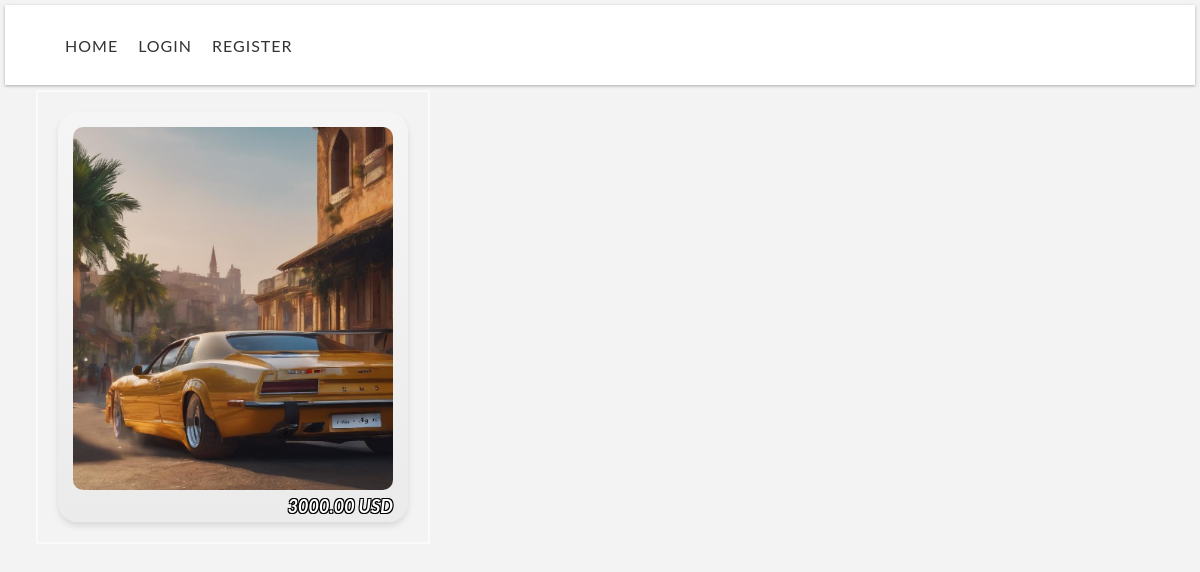
The app's page /resultados_busqueda/Auto Deportivo InnovaX GT/ with its own data.
### tienda/models.py (models this page shows)
class Article(models.Model):
    title = models.CharField(max_length=150, verbose_name='Titulo')
    content = models.CharField(max_length=1000, verbose_name='Contenido')
    image = models.ImageField(default=None, verbose_name="Imagen", upload_to='articles')
    user = models.ForeignKey(User, verbose_name='Usuario', default=None, on_delete=models.CASCADE)
    categories = models.ForeignKey(Category, default=None, null=True, blank=True, verbose_name="Categorias", related_name="Articulos", on_delete=models.CASCADE)
    precio = models.DecimalField(max_digits=10, decimal_places=2, default=0)

### tienda/views.py (the view)
# urls.py: path('resultados_busqueda/<str:title>/', views.resultados_busqueda, name='resultados_busqueda'),
def resultados_busqueda(request, title):
    productos = Article.objects.filter(title__icontains=title)
    articles = Article.objects.all()
    categories = Category.objects.all()
    return render(request, 'buscador/resultados_busqueda.html', {
        'productos': productos,
        'categories': categories,
    })

### tienda/context_processors.py (called while the page is built)
def limpiar_mensajes_antiguos(mensajes_anteriores, limite=10):
    if len(mensajes_anteriores) > limite:
        mensajes_anteriores = mensajes_anteriores[-limite:]
    return mensajes_anteriores

### tienda/templates/buscador/resultados_busqueda.html (shortened to what this page needs)
{% load static %}
    <link rel="stylesheet" type="text/css" href="{% static 'css/styles.css' %}" />
{% include 'productos/header.html' %}
<html>
    <body>
        <main>
            <div class="contenedor">
                {% for producto in productos %}
                    <div class="card__father">
                        <div class="card">
                            <label for="card-{{ forloop.counter }}">
                                <div class="card__front">
                                    <div class="image">
                                        {% if producto.image %}
                                            <img src="{{ producto.image.url }}" alt="Producto Image" />
                                        {% else %}
                                            <div class="no-image"></div>
                                        {% endif %}
                                    </div>
                                    <div class="price">
                                        <i class="fas fa-dollar-sign">{{ producto.precio }} USD</i>
                                    </div>
                                </div>
                                <div class="card__back">
                                    <div class="info">
                                        <div class="category">
                                            <p>
                                                <br>
                                            </p>
                                        </div>
                                        <div class="user">
                                            <p>{{ producto.user.username }}</p>
                                        </div>
                                    </div>
                                    <div class="body__card_back">
                                        <h2>{{ producto.title }}</h2>
                                        <div class="description_producto">
                                            <p>{{ producto.content|safe }}</p>
                                        </div>
                                    </div>
                                    <div class="leermas">
                                        <a href="{% url 'article' producto.id %}">Leer Más</a>
                                    </div>
                                    <form action="{% url 'agregar_al_carrito' producto.id %}" method="post">
                                        <button class="add-to-cart" type="submit">
                                        </button>
                                    </form>
                                </div>
                            </label>
                        </div>
                    </div>
                {% endfor %}
            </div>
        </main>
    </body>
</html>

### tienda/static/css/styles.css (style rules this page uses)
* { margin: 0px; padding: 0px; font-family: open sans; text-decoration: none; box-sizing: border-box; }
body { background-color: #f3f3f3; }
* { box-sizing: border-box; font-family: 'Lato', sans-serif; }
body { background: #f3f3f3; }
.contenedor { max-width: 1200px; justify-content: right; display: flex; flex-wrap: wrap; border: 2px solid #fff9; float: right; margin-right: 150px; float: left; margin-left: 3%; }
.card__father { margin: 20px; }
.card { width: 350px; height: 410px; position: relative; perspective: 1000px; border-radius: 20px; cursor: pointer; overflow: hidden; box-shadow: 0 4px 6px rgba(0, 0, 0, 0.1); transition: transform 0.6s cubic-bezier(0.175, 0.885, 0.32, 1.275); }
.card .card__front, .card .card__back { width: 100%; height: 100%; position: absolute; top: 0; left: 0; backface-visibility: hidden; transform-style: preserve-3d; border-radius: 20px; overflow: hidden; box-shadow: 0 4px 6px rgba(0, 0, 0, 0.1); transition: transform 0.6s cubic-bezier(0.175, 0.885, 0.32, 1.275); }
.card .card__front { background: linear-gradient(to bottom, #f5f5f5, #ebebeb); transform: rotateY(0deg); display: flex; flex-direction: column; justify-content: space-between; padding-top: 15px; padding-left: 15px; padding-right: 15px; position: relative; }
.card .card__back { background: linear-gradient(to bottom, #ebebeb, #f5f5f5); transform: rotateY(180deg); display: flex; flex-direction: column; padding: 10px; }
.card__front .image { width: 100%; height: 92%; overflow: hidden; border-radius: 10px; }
.card__front img { width: 100%; height: 100%; object-fit: cover; }
.card__front .price { padding-bottom: 5px; padding-top: 5px ; left: 10px; font-size: 18px; color: #fff; font-weight: bold; text-shadow: 1px 1px 0 #000, -1px -1px 0 #000, 1px -1px 0 #000, -1px 1px 0 #000; margin-top: 0px; }
.card__front .price i { margin-right: 0px; float: right; display: flex; }
.card__back .body__card_back h2 { text-shadow: 1px 1px 2px rgba(0, 0, 0, 0.5); color: #fff; font-size: 25px; font-family: 'Arial', sans-serif; margin-top: 75px; text-align: center; }
.card__back .body__card_back p { text-shadow: 1px 1px 2px rgba(0, 0, 0, 0.5); text-align: center; font-size: 15px; }
.card__back .add-to-cart { position: absolute; bottom: 10px; right: 10px; display: flex; align-items: center; justify-content: center; padding: 10px 20px; background-color: #fdb813; color: #fff; text-decoration: none; border-radius: 5px; transition: background-color 0.3s ease; font-family: 'Arial', sans-serif; border: none; cursor: pointer; }
.card__back .leermas a { padding: 10px 20px; background-color: #fdb813; color: #fff; text-decoration: none; border-radius: 5px; transition: background-color 0.3s ease; font-family: 'Arial', sans-serif; position: absolute; text-align: left; margin-top: 120px; bottom: 8px; left: 10px; }
.card__back .user, .card__back .category { margin-top: 10px; font-size: 18px; color: #fff; text-shadow: 1px 1px 2px rgba(0, 0, 0, 0.5); }
.card__back .user { position: absolute; top: 10px; right: 10px; display: flex; align-items: center; color: #fff; }
.card__back .category { position: absolute; float: left; top: 10px; display: flex; align-items: center; color: #fff; }
.category { float: left; margin-top: 8px; }

### records on screen
Article: image (picture), precio "3000.00"
